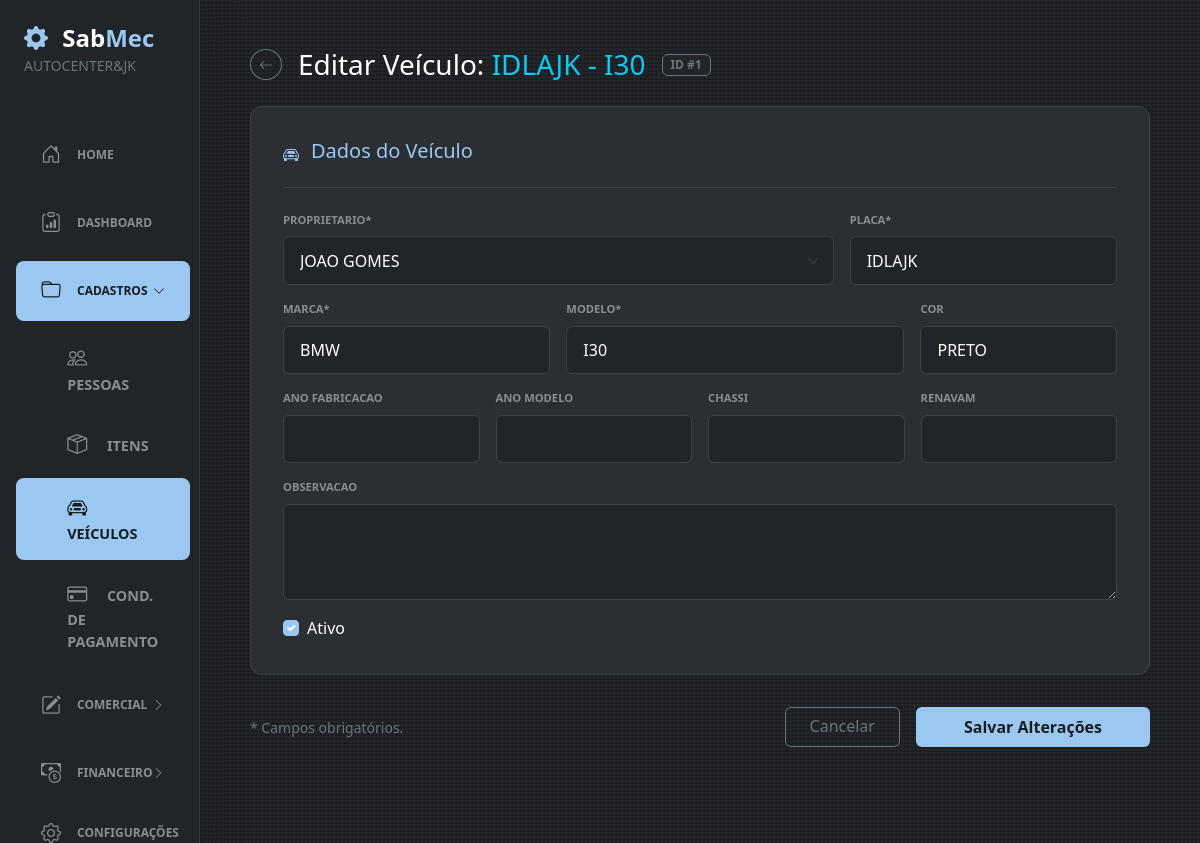
The app's page /veiculos/1/editar (signed in) with its own data.
### sabmec/models/pessoas.py (models this page shows)
class Pessoa(db.Model):
    __tablename__ = "pessoas"
    id = db.Column(db.Integer, primary_key=True)
    nome = db.Column(db.String(150), nullable=False)
    nome_fantasia = db.Column(db.String(150))
    documento_fiscal = db.Column(db.String)
    ie_rg = db.Column(db.String)
    entidade = db.Column(db.Enum('PF', 'PJ', name='entidade_enum'), nullable=False)
    ativo = db.Column(db.Boolean, default=True)
    eh_cliente = db.Column(db.Boolean)
    eh_usuario = db.Column(db.Boolean)
    eh_fornecedor = db.Column(db.Boolean)
    cliente = db.relationship("PessoaCliente", back_populates="pessoa", uselist=False)
    contatos = db.relationship("PessoaContato", back_populates="pessoa", cascade="all, delete-orphan")
    usuario = db.relationship("PessoaUsuario", back_populates="pessoa", uselist=False)
    fornecedor = db.relationship("PessoaFornecedor", back_populates="pessoa", uselist=False)
    enderecos = db.relationship("PessoaEndereco", back_populates="pessoa", cascade="all, delete-orphan")
    veiculos = db.relationship(
    "Veiculo",
    back_populates="pessoa",
    cascade="all, delete-orphan",
    )
    filial = db.relationship("PessoaFilial", back_populates="pessoa", uselist=False)

### sabmec/models/veiculos.py (models this page shows)
class Veiculo(db.Model):
    __tablename__ = "veiculos"
    id = db.Column(db.Integer, primary_key=True)
    pessoa_id = db.Column(
        db.Integer,
        db.ForeignKey("pessoas.id"),
        nullable=False,
    )
    placa = db.Column(db.String(10), nullable=False, unique=True)
    marca = db.Column(db.String(60), nullable=False)
    modelo = db.Column(db.String(100), nullable=False)
    ano_fabricacao = db.Column(db.Integer)
    ano_modelo = db.Column(db.Integer)
    cor = db.Column(db.String(50))
    chassi = db.Column(db.String(30))
    renavam = db.Column(db.String(20))
    observacao = db.Column(db.Text)
    ativo = db.Column(db.Boolean, default=True)
    pessoa = db.relationship("Pessoa", back_populates="veiculos")

### sabmec/routes/cadastros/veiculos_editar.py (the view, shortened to what this page needs)
@veiculos_bp.route("/veiculos/<int:id>/editar", methods=["GET", "POST"])
@login_required
def veiculos_editar(id):
    veiculo = Veiculo.query.get_or_404(id)
    form = FormVeiculo()
    carregar_choices_pessoas(form, veiculo.pessoa_id)
    if request.method == "GET":
        form.pessoa_id.data = veiculo.pessoa_id
        form.placa.data = veiculo.placa
        form.marca.data = veiculo.marca
        form.modelo.data = veiculo.modelo
        form.ano_fabricacao.data = veiculo.ano_fabricacao
        form.ano_modelo.data = veiculo.ano_modelo
        form.cor.data = veiculo.cor
        form.chassi.data = veiculo.chassi
        form.renavam.data = veiculo.renavam
        form.observacao.data = veiculo.observacao
        form.ativo.data = veiculo.ativo
    return renderizar_veiculos_editar(veiculo, form)

### sabmec/templates/cadastros/veiculos_editar.html (shortened to what this page needs)
{% extends 'bases/base.html' %}
{% block body %}
<div class="container-fluid py-5 px-4">
    <div class="content-wrapper">
        <div class="d-flex align-items-center gap-3 mb-4">
            <a href="{{ url_for('veiculos.veiculos') }}" class="btn btn-outline-secondary btn-sm rounded-circle">
                <i class="bi bi-arrow-left"></i>
            </a>
            <h3 class="text-white m-0">
                Editar Veículo:
                <span class="text-info">{{ veiculo.placa }} - {{ veiculo.modelo }}</span>
            </h3>
            <span class="badge bg-dark border border-secondary text-secondary">ID #{{ veiculo.id }}</span>
        </div>
        <form method="POST" action="{{ url_for('veiculos.veiculos_editar', id=veiculo.id) }}" novalidate>
            <div class="form-card">
                <div class="card-header-custom">
                    <i class="bi bi-car-front"></i>
                    <h5>Dados do Veículo</h5>
                </div>
                <div class="row g-3">
                    <div class="col-md-8">
                        {{ form.pessoa_id.label(class="form-label-custom") }}
                        {{ form.pessoa_id(class="form-select form-control-sabmec") }}
                    </div>
                    <div class="col-md-4">
                        {{ form.placa.label(class="form-label-custom") }}
                        {{ form.placa(class="form-control form-control-sabmec", placeholder="ABC1D23") }}
                    </div>
                    <div class="col-md-4">
                        {{ form.marca.label(class="form-label-custom") }}
                        {{ form.marca(class="form-control form-control-sabmec", placeholder="Ex: Volkswagen") }}
                    </div>
                    <div class="col-md-5">
                        {{ form.modelo.label(class="form-label-custom") }}
                        {{ form.modelo(class="form-control form-control-sabmec", placeholder="Ex: Gol 1.0") }}
                    </div>
                    <div class="col-md-3">
                        {{ form.cor.label(class="form-label-custom") }}
                        {{ form.cor(class="form-control form-control-sabmec", placeholder="Ex: Prata") }}
                    </div>
                    <div class="col-md-3">
                        {{ form.ano_fabricacao.label(class="form-label-custom") }}
                        {{ form.ano_fabricacao(class="form-control form-control-sabmec", placeholder="2020") }}
                    </div>
                    <div class="col-md-3">
                        {{ form.ano_modelo.label(class="form-label-custom") }}
                        {{ form.ano_modelo(class="form-control form-control-sabmec", placeholder="2021") }}
                    </div>
                    <div class="col-md-3">
                        {{ form.chassi.label(class="form-label-custom") }}
                        {{ form.chassi(class="form-control form-control-sabmec") }}
                    </div>
                    <div class="col-md-3">
                        {{ form.renavam.label(class="form-label-custom") }}
                        {{ form.renavam(class="form-control form-control-sabmec") }}
                    </div>
                    <div class="col-md-12">
                        {{ form.observacao.label(class="form-label-custom") }}
                        {{ form.observacao(class="form-control form-control-sabmec", rows="3") }}
                    </div>
                    <div class="col-md-12">
                        <div class="form-check">
                            {{ form.ativo(class="form-check-input", id="ativo") }}
                            <label class="form-check-label text-white" for="ativo">Ativo</label>
                        </div>
                    </div>
                </div>
            </div>
            <div class="d-flex justify-content-between align-items-center mt-4 mb-5">
                <p class="text-secondary small m-0">* Campos obrigatórios.</p>
                <div class="d-flex gap-3">
                    <a href="{{ url_for('veiculos.veiculos') }}" class="btn btn-outline-secondary px-4">
                        Cancelar
                    </a>
                    <button type="submit" class="btn px-5 py-2 fw-bold" style="background-color: #9bc8f1; color: #1a1d20; border: none; border-radius: 6px;">
                        Salvar Alterações
                    </button>
                </div>
            </div>
        </form>
    </div>
</div>
{% endblock %}

### sabmec/templates/bars/sidebar.html (shortened to what this page needs)
{% set endpoint = request.endpoint or '' %}
{% set cadastros_aberto =
    endpoint.startswith('pessoas.') or
    endpoint.startswith('itens.') or
    endpoint.startswith('veiculos.') or
    endpoint.startswith('condicao.')
%}
{% set comercial_aberto =
    endpoint.startswith('os.') or
    endpoint.startswith('agendamentos.') or
    endpoint.startswith('compras.')
%}
{% set financeiro_aberto =
    endpoint.startswith('contas_receber.') or
    endpoint.startswith('contas_pagar.')
%}
<nav id="sidebarMenu" class="offcanvas-md offcanvas-start col-md-3 col-lg-2 bg-dark border-end border-secondary border-opacity-25 p-0 shadow-lg d-md-flex flex-column overflow-y-auto" tabindex="-1" aria-labelledby="sidebarMenuLabel">
    <div class="pt-4 flex-grow-1">
        <div class="px-4 mb-5 d-none d-md-block">
            <h4 class="fw-bold m-0 text-white">
                <i class="bi bi-gear-fill text-sabmec me-2"></i>
                Sab<span class="text-sabmec">Mec</span>
            </h4>
            <span class="text-secondary small fw-light">
                {{ empresa_sidebar.nome_fantasia or empresa_sidebar.nome if empresa_sidebar else 'Sem Empresa' }}
            </span>
        </div>
        <div class="px-3">
            <ul class="nav flex-column gap-2">
                <li class="nav-item">
                    <a class="nav-link rounded-3 py-2 px-3 d-flex align-items-center {{ 'bg-sabmec-active' if endpoint == 'main.home' else 'text-secondary hover-sidebar' }}"
                       href="{{ url_for('main.home') }}">
                        <i class="bi bi-house-door me-3 fs-5"></i>
                        <span>Home</span>
                    </a>
                </li>
                <li class="nav-item">
                    <a class="nav-link rounded-3 py-2 px-3 d-flex align-items-center {{ 'bg-sabmec-active' if endpoint == 'main.dashboard' else 'text-secondary hover-sidebar' }}"
                       href="{{ url_for('main.dashboard') }}">
                        <i class="bi bi-clipboard-data me-3 fs-5"></i>
                        <span>Dashboard</span>
                    </a>
                </li>
                <li class="nav-item">
                    <a class="nav-link rounded-3 py-2 px-3 d-flex align-items-center justify-content-between {{ 'bg-sabmec-active' if cadastros_aberto else 'text-secondary hover-sidebar' }}"
                       data-bs-toggle="collapse"
                       href="#menuCadastros"
                       role="button"
                       aria-expanded="{{ 'true' if cadastros_aberto else 'false' }}"
                       aria-controls="menuCadastros">
                        <span class="d-flex align-items-center">
                            <i class="bi bi-folder me-3 fs-5"></i>
                            <span>Cadastros</span>
                        </span>
                        <i class="bi bi-chevron-right sidebar-chevron"></i>
                    </a>
                    <div class="collapse {{ 'show' if cadastros_aberto else '' }}"
                         id="menuCadastros">
                        <ul class="nav flex-column mt-2 gap-1">
                            <li class="nav-item">
                                <a class="nav-link rounded-3 py-2 submenu-link {{ 'bg-sabmec-active' if endpoint.startswith('pessoas.') else 'text-secondary hover-sidebar' }}"
                                   href="{{ url_for('pessoas.pessoas') }}">
                                    <i class="bi bi-people me-3 fs-5"></i>
                                    Pessoas
                                </a>
                            </li>
                            <li class="nav-item">
                                <a class="nav-link rounded-3 py-2 submenu-link {{ 'bg-sabmec-active' if endpoint.startswith('itens.') else 'text-secondary hover-sidebar' }}"
                                   href="{{ url_for('itens.itens') }}">
                                    <i class="bi bi-box-seam me-3 fs-5"></i>
                                    Itens
                                </a>
                            </li>
                            <li class="nav-item">
                                <a class="nav-link rounded-3 py-2 submenu-link {{ 'bg-sabmec-active' if endpoint.startswith('veiculos.') else 'text-secondary hover-sidebar' }}"
                                   href="{{ url_for('veiculos.veiculos') }}">
                                    <i class="bi bi-car-front me-3 fs-5"></i>
                                    Veículos
                                </a>
                            </li>
                            <li class="nav-item">
                                <a class="nav-link rounded-3 py-2 submenu-link {{ 'bg-sabmec-active' if endpoint.startswith('condicao.') else 'text-secondary hover-sidebar' }}"
                                   href="{{ url_for('condicao.condicao_pgto') }}">
                                    <i class="bi bi-credit-card me-3 fs-5"></i>
                                    Cond. de Pagamento
                                </a>
                            </li>
                        </ul>
                    </div>
                </li>
                <li class="nav-item">
                    <a class="nav-link rounded-3 py-2 px-3 d-flex align-items-center justify-content-between {{ 'bg-sabmec-active' if comercial_aberto else 'text-secondary hover-sidebar' }}"
                       data-bs-toggle="collapse"
                       href="#menuComercial"
                       role="button"
                       aria-expanded="{{ 'true' if comercial_aberto else 'false' }}"
                       aria-controls="menuComercial">
                        <span class="d-flex align-items-center">
                            <i class="bi bi-pencil-square me-3 fs-5"></i>
                            <span>Comercial</span>
                        </span>
                        <i class="bi bi-chevron-right sidebar-chevron"></i>
                    </a>
                </li>
                <li class="nav-item">
                    <a class="nav-link rounded-3 py-2 px-3 d-flex align-items-center justify-content-between {{ 'bg-sabmec-active' if financeiro_aberto else 'text-secondary hover-sidebar' }}"
                       data-bs-toggle="collapse"
                       href="#menuFinanceiro"
                       role="button"
                       aria-expanded="{{ 'true' if financeiro_aberto else 'false' }}"
                       aria-controls="menuFinanceiro">
                        <span class="d-flex align-items-center">
                            <i class="bi bi-cash-coin me-3 fs-5"></i>
                            <span>Financeiro</span>
                        </span>
                        <i class="bi bi-chevron-right sidebar-chevron"></i>
                    </a>
                </li>
            </ul>
        </div>
    </div>
    <div class="px-3 pb-4 mt-auto">
        <ul class="nav flex-column gap-2">
            <li class="nav-item">
                <a class="nav-link text-secondary rounded-3 py-2 px-3 d-flex align-items-center hover-sidebar"
                   href="{{ url_for('configuracoes.configuracoes') }}">
                    <i class="bi bi-gear me-3 fs-5"></i>
                    <span>Configurações</span>
                </a>
            </li>
        </ul>
    </div>
</nav>

### records on screen
Pessoa: nome_fantasia "AUTOCENTER&JK"
Veiculo: placa "IDLAJK", modelo "I30", id "1", pessoa_id "JOAO GOMES", marca "BMW", cor "PRETO", ativo "☑"
